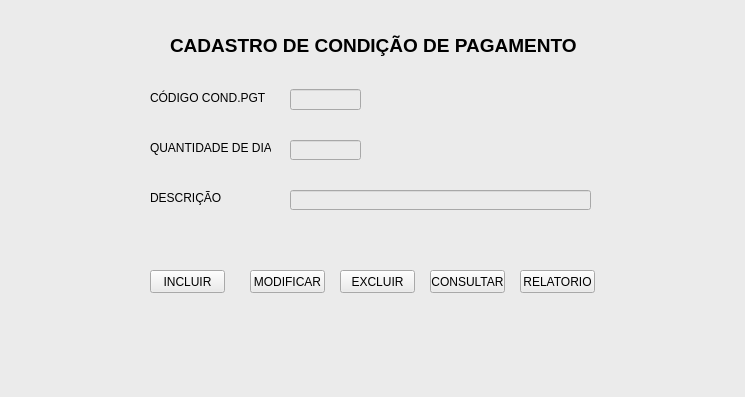
<?xml version="1.0" encoding="UTF-8"?>
<ui version="4.0">
 <class>MainWindow</class>
 <widget class="QMainWindow" name="MainWindow">
  <property name="geometry">
   <rect>
    <x>0</x>
    <y>0</y>
    <width>745</width>
    <height>397</height>
   </rect>
  </property>
  <property name="windowTitle">
   <string>MainWindow</string>
  </property>
  <property name="styleSheet">
   <string notr="true">background-color: rgb(235, 235, 235);
</string>
  </property>
  <widget class="QWidget" name="centralwidget">
   <widget class="QLineEdit" name="cod_cnd_pgto">
    <property name="geometry">
     <rect>
      <x>290</x>
      <y>89</y>
      <width>71</width>
      <height>21</height>
     </rect>
    </property>
   </widget>
   <widget class="QLineEdit" name="des_cnd_pgto">
    <property name="geometry">
     <rect>
      <x>290</x>
      <y>190</y>
      <width>301</width>
      <height>20</height>
     </rect>
    </property>
   </widget>
   <widget class="QLineEdit" name="qtd_dias">
    <property name="geometry">
     <rect>
      <x>290</x>
      <y>140</y>
      <width>71</width>
      <height>20</height>
     </rect>
    </property>
   </widget>
   <widget class="QLabel" name="lblcod">
    <property name="geometry">
     <rect>
      <x>150</x>
      <y>90</y>
      <width>121</width>
      <height>16</height>
     </rect>
    </property>
    <property name="text">
     <string>CÓDIGO COND.PGT</string>
    </property>
   </widget>
   <widget class="QLabel" name="lblqtddias">
    <property name="geometry">
     <rect>
      <x>150</x>
      <y>140</y>
      <width>121</width>
      <height>16</height>
     </rect>
    </property>
    <property name="text">
     <string>QUANTIDADE DE DIAS</string>
    </property>
   </widget>
   <widget class="QLabel" name="lbldesc">
    <property name="geometry">
     <rect>
      <x>150</x>
      <y>190</y>
      <width>121</width>
      <height>16</height>
     </rect>
    </property>
    <property name="text">
     <string>DESCRIÇÃO</string>
    </property>
   </widget>
   <widget class="QPushButton" name="incluir">
    <property name="geometry">
     <rect>
      <x>150</x>
      <y>270</y>
      <width>75</width>
      <height>23</height>
     </rect>
    </property>
    <property name="minimumSize">
     <size>
      <width>75</width>
      <height>0</height>
     </size>
    </property>
    <property name="maximumSize">
     <size>
      <width>75</width>
      <height>16777215</height>
     </size>
    </property>
    <property name="text">
     <string>INCLUIR</string>
    </property>
   </widget>
   <widget class="QPushButton" name="modificar">
    <property name="geometry">
     <rect>
      <x>250</x>
      <y>270</y>
      <width>75</width>
      <height>23</height>
     </rect>
    </property>
    <property name="text">
     <string>MODIFICAR</string>
    </property>
   </widget>
   <widget class="QPushButton" name="excluir">
    <property name="geometry">
     <rect>
      <x>340</x>
      <y>270</y>
      <width>75</width>
      <height>23</height>
     </rect>
    </property>
    <property name="text">
     <string>EXCLUIR</string>
    </property>
   </widget>
   <widget class="QPushButton" name="consultar">
    <property name="geometry">
     <rect>
      <x>430</x>
      <y>270</y>
      <width>75</width>
      <height>23</height>
     </rect>
    </property>
    <property name="text">
     <string>CONSULTAR</string>
    </property>
   </widget>
   <widget class="QPushButton" name="relatorio">
    <property name="geometry">
     <rect>
      <x>520</x>
      <y>270</y>
      <width>75</width>
      <height>23</height>
     </rect>
    </property>
    <property name="text">
     <string>RELATORIO</string>
    </property>
   </widget>
   <widget class="QLabel" name="lbltitulo">
    <property name="geometry">
     <rect>
      <x>170</x>
      <y>30</y>
      <width>411</width>
      <height>31</height>
     </rect>
    </property>
    <property name="font">
     <font>
      <family>Arial</family>
      <pointsize>14</pointsize>
      <weight>75</weight>
      <bold>true</bold>
     </font>
    </property>
    <property name="styleSheet">
     <string notr="true">border-color: rgb(158, 255, 151);</string>
    </property>
    <property name="text">
     <string>CADASTRO DE CONDIÇÃO DE PAGAMENTO</string>
    </property>
   </widget>
  </widget>
  <widget class="QMenuBar" name="menubar">
   <property name="geometry">
    <rect>
     <x>0</x>
     <y>0</y>
     <width>745</width>
     <height>21</height>
    </rect>
   </property>
  </widget>
  <widget class="QStatusBar" name="statusbar"/>
 </widget>
 <resources/>
 <connections/>
</ui>
